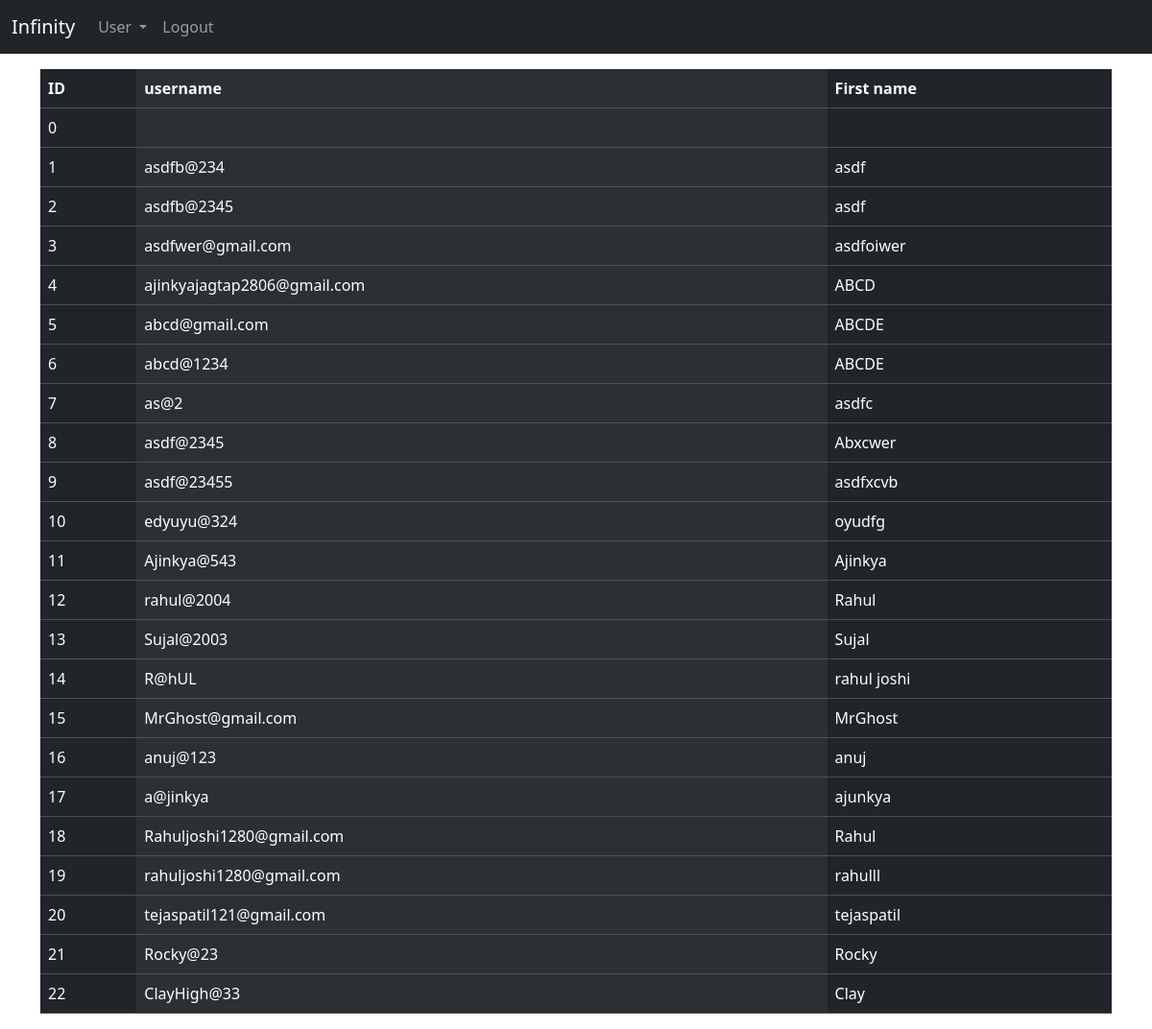
The app's page /Show_user with its own data.
### Website/models.py (models this page shows)
class User(db.Model, UserMixin):
    __tablename__ = 'user'
    id = db.Column(db.Integer, primary_key=True)
    email = db.Column(db.String(150), unique=True, nullable=False)
    password = db.Column(db.String(100), nullable=False)
    First_name = db.Column(db.String(150), nullable=False)
    role=db.Column(db.String(10),nullable=False)

### Website/auth.py (the view)
@auth.route("/Show_user")
def show_user():
    users = User.query.all()
    return render_template("user_show.html", users=users)

### Website/templates/user_show.html
{%extends "adminp.html" %}{% block title %}Show users{% endblock %}
{%block content%}
<div class="container">
    <table class="table table-dark table-striped-columns mt-3">
        <thead>
            <tr>
                <th scope="col">ID</th>
                <th scope="col">username</th>
                <th scope="col">First name</th>
            </tr>
        </thead>
        <tbody>
            {% for user in users %}
            <tr>
                <td>{{user.id}}</td>
                <td>{{user.email}}</td>
                <td>{{user.First_name}}</td>
            </tr>
            {% endfor %}
        </tbody>
    </table>
</div>
{%endblock%}

### records on screen
User: id "0"
User: id "1", email "asdfb@234", First_name "asdf"
User: id "2", email "asdfb@2345", First_name "asdf"
User: id "3", email "asdfwer@gmail.com", First_name "asdfoiwer"
User: id "4", email "ajinkyajagtap2806@gmail.com", First_name "ABCD"
User: id "5", email "abcd@gmail.com", First_name "ABCDE"
User: id "6", email "abcd@1234", First_name "ABCDE"
User: id "7", email "as@2", First_name "asdfc"
User: id "8", email "asdf@2345", First_name "Abxcwer"
User: id "9", email "asdf@23455", First_name "asdfxcvb"
User: id "10", email "edyuyu@324", First_name "oyudfg"
User: id "11", email "Ajinkya@543", First_name "Ajinkya"
User: id "12", email "rahul@2004", First_name "Rahul"
User: id "13", email "Sujal@2003", First_name "Sujal"
User: id "14", email "R@hUL", First_name "rahul joshi"
User: id "15", email "MrGhost@gmail.com", First_name "MrGhost"
User: id "16", email "anuj@123", First_name "anuj"
User: id "17", email "a@jinkya", First_name "ajunkya"
User: id "18", email "Rahuljoshi1280@gmail.com", First_name "Rahul"
User: id "19", email "rahuljoshi1280@gmail.com", First_name "rahulll"
User: id "20", email "tejaspatil121@gmail.com", First_name "tejaspatil"
User: id "21", email "Rocky@23", First_name "Rocky"
User: id "22", email "ClayHigh@33", First_name "Clay"
